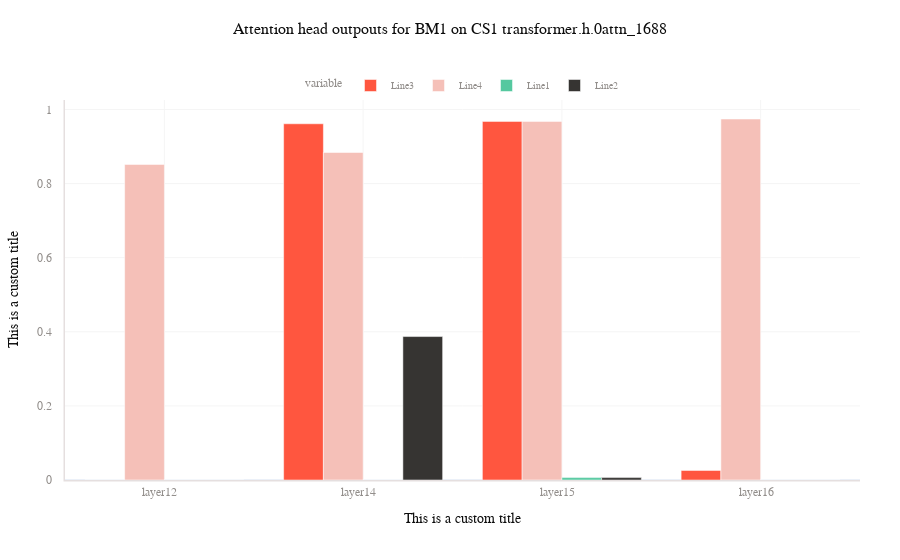

The cell this chart's notebook holds for it:
### Code cell
import pandas as pd
import plotly.express as px

# 1) Load your CSV
df = pd.read_csv("multipliers.csv")

# 2) Make the x‐axis labels look like “Jan 1…Jan 5” did, but here “layer12…layer16”
df["layer_label"] = df["layer"].apply(lambda x: f"layer{x}")

# 3) Map each multiplier to the LineX names you want in the legend
line_map = {"3":"Line1", "6":"Line2", "10":"Line3", "18":"Line4"}
df["variable"] = df["multiplier"].astype(str).map(line_map)

# 4) Plot long-form, grouping by layer_label and coloring by variable
fig = px.bar(
    df,
    x="layer_label",
    y="value",
    color="variable",
    barmode="group",
    color_discrete_sequence=['#FF563F', '#F5C0B8', '#55C89F', '#363432'],  # first four of your palette
    template="plotly_white"
)

# 5) Apply exactly the same styling you used before
fig.update_layout(
    title={
        'text': "Attention head outpouts for BM1 on CS1 transformer.h.0attn_1688",
        'font': {'size': 16, 'color': '#0c0c0c', 'family': 'Space Grotesk'},
        'x': 0.5, 'y': 0.96, 'xanchor': 'center', 'yanchor': 'top',
    },
    font={'family': 'Space Grotesk, Work Sans, sans-serif', 'color': '#0c0c0c'},
    margin={'l': 40, 'r': 40, 't': 100, 'b': 80},
    legend={
        'title': {'text': "variable"},
        'orientation': 'h', 'y': 1.0, 'x': 0.5,
        'xanchor': 'center', 'yanchor': 'bottom',
        'font': {'size': 10, 'color': '#928e8b'},
    },
    xaxis={
        'title': {'text': 'This is a custom title'},
        'gridcolor': '#f5f5f5', 'linecolor': '#e5dfdf', 'linewidth': 1.5,
        'tickfont': {'color': '#928E8B'}, 'ticksuffix': '   '
    },
    yaxis={
        'title': {'text': 'This is a custom title'},
        'gridcolor': '#f5f5f5', 'linecolor': '#e5dfdf', 'linewidth': 1.5,
        'tickfont': {'color': '#928E8B'}, 'ticksuffix': '   '
    },
)

fig.update_traces(
    hoverlabel=dict(
        bgcolor='#0c0c0c',
        font_color='#ffffff',
        font_family='Work Sans',
    ),
    hovertemplate='&nbsp;%{x}<br>&nbsp;%{y}<extra></extra>'
)

fig.show()

### Figure 1 — Plotly figure (JSON) as saved in the notebook; plotly's stock layout.template omitted (floating-point values rounded to 4 significant figures)
{"data": [{"alignmentgroup": "True", "hoverlabel": {"bgcolor": "#0c0c0c", "font": {"color": "#ffffff", "family": "Work Sans"}}, "hovertemplate": "&nbsp;%{x}<br>&nbsp;%{y}<extra></extra>", "legendgroup": "Line3", "marker": {"color": "#FF563F", "pattern": {"shape": ""}}, "name": "Line3", "offsetgroup": "Line3", "orientation": "v", "showlegend": true, "textposition": "auto", "type": "bar", "x": ["layer12", "layer14", "layer15", "layer16"], "xaxis": "x", "y": [0.0, 0.9613, 0.9677, 0.02581], "yaxis": "y"}, {"alignmentgroup": "True", "hoverlabel": {"bgcolor": "#0c0c0c", "font": {"color": "#ffffff", "family": "Work Sans"}}, "hovertemplate": "&nbsp;%{x}<br>&nbsp;%{y}<extra></extra>", "legendgroup": "Line4", "marker": {"color": "#F5C0B8", "pattern": {"shape": ""}}, "name": "Line4", "offsetgroup": "Line4", "orientation": "v", "showlegend": true, "textposition": "auto", "type": "bar", "x": ["layer12", "layer14", "layer15", "layer16"], "xaxis": "x", "y": [0.8516, 0.8839, 0.9677, 0.9742], "yaxis": "y"}, {"alignmentgroup": "True", "hoverlabel": {"bgcolor": "#0c0c0c", "font": {"color": "#ffffff", "family": "Work Sans"}}, "hovertemplate": "&nbsp;%{x}<br>&nbsp;%{y}<extra></extra>", "legendgroup": "Line1", "marker": {"color": "#55C89F", "pattern": {"shape": ""}}, "name": "Line1", "offsetgroup": "Line1", "orientation": "v", "showlegend": true, "textposition": "auto", "type": "bar", "x": ["layer12", "layer14", "layer15", "layer16"], "xaxis": "x", "y": [0.0, 0.0, 0.006452, 0.0], "yaxis": "y"}, {"alignmentgroup": "True", "hoverlabel": {"bgcolor": "#0c0c0c", "font": {"color": "#ffffff", "family": "Work Sans"}}, "hovertemplate": "&nbsp;%{x}<br>&nbsp;%{y}<extra></extra>", "legendgroup": "Line2", "marker": {"color": "#363432", "pattern": {"shape": ""}}, "name": "Line2", "offsetgroup": "Line2", "orientation": "v", "showlegend": true, "textposition": "auto", "type": "bar", "x": ["layer12", "layer14", "layer15", "layer16"], "xaxis": "x", "y": [0.0, 0.3871, 0.006452, 0.0], "yaxis": "y"}], "layout": {"barmode": "group", "font": {"color": "#0c0c0c", "family": "Space Grotesk, Work Sans, sans-serif"}, "legend": {"font": {"color": "#928e8b", "size": 10}, "orientation": "h", "title": {"text": "variable"}, "tracegroupgap": 0, "x": 0.5, "xanchor": "center", "y": 1, "yanchor": "bottom"}, "margin": {"b": 80, "l": 40, "r": 40, "t": 100}, "title": {"font": {"color": "#0c0c0c", "family": "Space Grotesk", "size": 16}, "text": "Attention head outpouts for BM1 on CS1 transformer.h.0attn_1688", "x": 0.5, "xanchor": "center", "y": 0.96, "yanchor": "top"}, "xaxis": {"anchor": "y", "domain": [0, 1], "gridcolor": "#f5f5f5", "linecolor": "#e5dfdf", "linewidth": 1.5, "tickfont": {"color": "#928E8B"}, "ticksuffix": "   ", "title": {"text": "This is a custom title"}}, "yaxis": {"anchor": "x", "domain": [0, 1], "gridcolor": "#f5f5f5", "linecolor": "#e5dfdf", "linewidth": 1.5, "tickfont": {"color": "#928E8B"}, "ticksuffix": "   ", "title": {"text": "This is a custom title"}}}}
